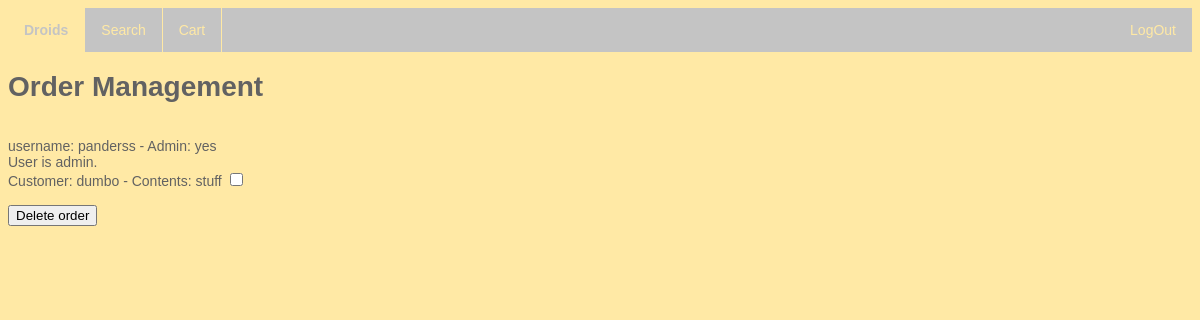
Page /view_orders.php (signed in) on the committed database.
### tables this page shows
CREATE TABLE `users` (
  `id` int NOT NULL,
  `username` varchar(50) NOT NULL,
  `password` varchar(255) NOT NULL,
  `created_at` datetime DEFAULT CURRENT_TIMESTAMP,
  `admin` tinyint(1) DEFAULT NULL,
  `adm` varchar(15) DEFAULT NULL
);

CREATE TABLE `orders` (
  `id` timestamp NOT NULL DEFAULT CURRENT_TIMESTAMP,
  `username` char(12) NOT NULL,
  `contents` char(250) NOT NULL
);

### view_orders.php (the view, shortened to what this page needs)
<!DOCTYPE html>
<html>
<head>
    <link rel="stylesheet" href="rush.css">
</head>
<body>
<ul>
	<li><a class="active"  href="#droids">Droids</a></li>
	<li><a href="#search">Search</a></li>
	<li><a href="#cart">Cart</a></li>
	<li style="float:right"><a href="#logout">LogOut</a></li>
</ul>
<h1>Order Management</h1><br />
<form action="delete_order.php" method="POST">
<?php
$username = "root";
$password = "mampba";
$dbname = "droids";
$conn = mysqli_connect('127.0.0.1:3306', $username, $password, $dbname);
$user = $_SESSION["username"];
$sql = "SELECT username, adm FROM users WHERE username = '$user'";
$result = mysqli_query($conn, $sql);
if (mysqli_num_rows($result) > 0)
{
	while($row = mysqli_fetch_assoc($result))
	{
		echo "username: " . $row["username"]. " - Admin: " . $row["adm"]. " <br />";
		if ($row["adm"] === "yes")
		{
			echo "User is admin.<br />";
		}
		else
			echo "User is NOT admin.<br />";
	}
}
$username = "root";
$password = "mampba";
$conn = mysqli_connect('127.0.0.1:3306', $username, $password, "droids");
$sql = "SELECT * FROM orders";
$result = mysqli_query($conn, $sql);
if (mysqli_num_rows($result) > 0)
{
	while($row = mysqli_fetch_assoc($result))
	{
		echo "Customer: " . $row["username"]. " - Contents: " . $row["contents"]. " <input type=\"checkbox\" id=\"selection\" name=\"del_order[]\" value=\"".$row["id"]."\"> <br /><br />";
	}
}
?>
<input type="submit" value="Delete order">
</form>
</body></html>

### rush.css (style rules this page uses)
body { font: 14px sans-serif; color: #626262; background-color: #FFE9A5; }
ul { list-style-type: none; margin: 0; padding: 0; overflow: hidden; background-color: #C4C4C4; }
li { float: left; border-right: 1px solid #FFE9A5; }
li a { display: block; color: #FFE9A5; text-align: center; padding: 14px 16px; text-decoration: none; }
.active { font-weight: bold; background-color: #FFE9A5; color: #C4C4C4; }
li:last-child { border-right: none; }

### rows in the picture
users: username "panderss", adm "yes", shows "User is admin."
orders: username "dumbo", contents "stuff"
